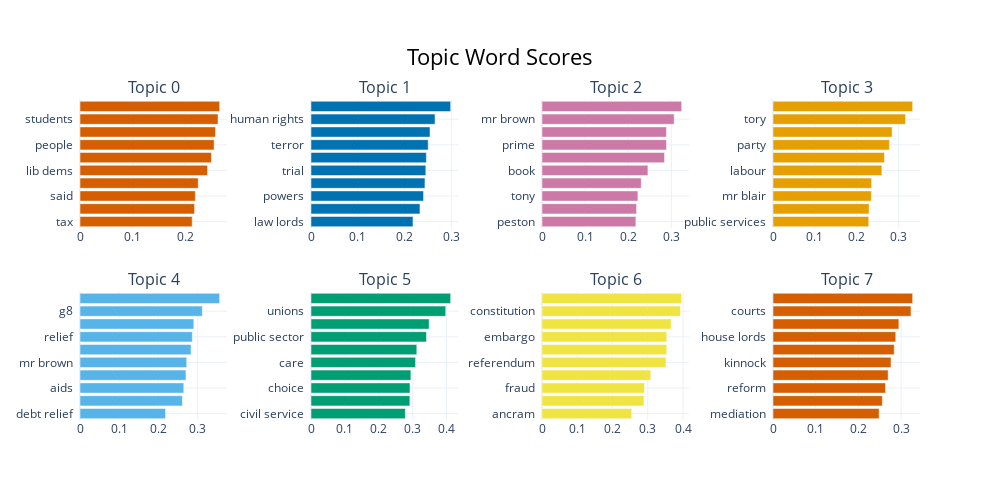

This figure's notebook cell:
### Code cell
# Visualise the topics and their keywords
topic_model.visualize_barchart(n_words=10)

### Figure 1 — Plotly figure (JSON) as saved in the notebook; plotly's stock layout.template omitted (floating-point values rounded to 4 significant figures)
{"data": [{"marker": {"color": "#D55E00"}, "orientation": "h", "type": "bar", "x": [0.2129, 0.2175, 0.2189, 0.2244, 0.242, 0.2495, 0.2546, 0.2571, 0.262, 0.2651], "xaxis": "x", "y": ["tax  ", "fees  ", "said  ", "marketing  ", "lib dems  ", "education  ", "people  ", "mr kennedy  ", "students  ", "party  "], "yaxis": "y"}, {"marker": {"color": "#0072B2"}, "orientation": "h", "type": "bar", "x": [0.2179, 0.2328, 0.2405, 0.2435, 0.2453, 0.2465, 0.2504, 0.2543, 0.265, 0.2984], "xaxis": "x2", "y": ["law lords  ", "home secretary  ", "powers  ", "drinking  ", "trial  ", "said  ", "terror  ", "suspects  ", "human rights  ", "police  "], "yaxis": "y2"}, {"marker": {"color": "#CC79A7"}, "orientation": "h", "type": "bar", "x": [0.2177, 0.2192, 0.2224, 0.2301, 0.2456, 0.2841, 0.2886, 0.2887, 0.3065, 0.3239], "xaxis": "x3", "y": ["peston  ", "new labour  ", "tony  ", "mr milburn  ", "book  ", "election  ", "prime  ", "prime minister  ", "mr brown  ", "mr blair  "], "yaxis": "y3"}, {"marker": {"color": "#E69F00"}, "orientation": "h", "type": "bar", "x": [0.2287, 0.2295, 0.2349, 0.2355, 0.2601, 0.2662, 0.278, 0.2845, 0.3164, 0.3336], "xaxis": "x4", "y": ["public services  ", "plans  ", "mr blair  ", "jackson  ", "labour  ", "tax cuts  ", "party  ", "spending  ", "tory  ", "mr howard  "], "yaxis": "y4"}, {"marker": {"color": "#56B4E9"}, "orientation": "h", "type": "bar", "x": [0.2186, 0.2617, 0.2652, 0.2707, 0.2727, 0.2838, 0.2871, 0.2908, 0.3126, 0.3569], "xaxis": "x5", "y": ["debt relief  ", "donations  ", "aids  ", "tsunami  ", "mr brown  ", "countries  ", "relief  ", "poverty  ", "g8  ", "aid  "], "yaxis": "y5"}, {"marker": {"color": "#009E73"}, "orientation": "h", "type": "bar", "x": [0.2784, 0.2917, 0.292, 0.2947, 0.3085, 0.3121, 0.3407, 0.3485, 0.3975, 0.412], "xaxis": "x6", "y": ["civil service  ", "jobs  ", "choice  ", "unison  ", "care  ", "strike  ", "public sector  ", "pensions  ", "unions  ", "workers  "], "yaxis": "y6"}, {"marker": {"color": "#F0E442"}, "orientation": "h", "type": "bar", "x": [0.2545, 0.2893, 0.2907, 0.3085, 0.3516, 0.3537, 0.3537, 0.3662, 0.3925, 0.396], "xaxis": "x7", "y": ["ancram  ", "foreign secretary  ", "fraud  ", "arms  ", "referendum  ", "turkey  ", "embargo  ", "china  ", "constitution  ", "straw  "], "yaxis": "y7"}, {"marker": {"color": "#D55E00"}, "orientation": "h", "type": "bar", "x": [0.2485, 0.256, 0.2635, 0.2696, 0.2764, 0.2839, 0.2875, 0.2948, 0.3232, 0.3271], "xaxis": "x8", "y": ["mediation  ", "peers  ", "reform  ", "marry  ", "kinnock  ", "access  ", "house lords  ", "falconer  ", "courts  ", "lord chancellor  "], "yaxis": "y8"}], "layout": {"annotations": [{"font": {"size": 16}, "showarrow": false, "text": "Topic 0", "x": 0.0875, "xanchor": "center", "xref": "paper", "y": 1, "yanchor": "bottom", "yref": "paper"}, {"font": {"size": 16}, "showarrow": false, "text": "Topic 1", "x": 0.3625, "xanchor": "center", "xref": "paper", "y": 1, "yanchor": "bottom", "yref": "paper"}, {"font": {"size": 16}, "showarrow": false, "text": "Topic 2", "x": 0.6375, "xanchor": "center", "xref": "paper", "y": 1, "yanchor": "bottom", "yref": "paper"}, {"font": {"size": 16}, "showarrow": false, "text": "Topic 3", "x": 0.9125, "xanchor": "center", "xref": "paper", "y": 1, "yanchor": "bottom", "yref": "paper"}, {"font": {"size": 16}, "showarrow": false, "text": "Topic 4", "x": 0.0875, "xanchor": "center", "xref": "paper", "y": 0.4, "yanchor": "bottom", "yref": "paper"}, {"font": {"size": 16}, "showarrow": false, "text": "Topic 5", "x": 0.3625, "xanchor": "center", "xref": "paper", "y": 0.4, "yanchor": "bottom", "yref": "paper"}, {"font": {"size": 16}, "showarrow": false, "text": "Topic 6", "x": 0.6375, "xanchor": "center", "xref": "paper", "y": 0.4, "yanchor": "bottom", "yref": "paper"}, {"font": {"size": 16}, "showarrow": false, "text": "Topic 7", "x": 0.9125, "xanchor": "center", "xref": "paper", "y": 0.4, "yanchor": "bottom", "yref": "paper"}], "height": 500, "hoverlabel": {"bgcolor": "white", "font": {"family": "Rockwell", "size": 16}}, "showlegend": false, "title": {"font": {"color": "Black", "size": 22}, "text": "Topic Word Scores", "x": 0.5, "xanchor": "center", "yanchor": "top"}, "width": 1000, "xaxis": {"anchor": "y", "domain": [0, 0.175], "showgrid": true}, "xaxis2": {"anchor": "y2", "domain": [0.275, 0.45], "showgrid": true}, "xaxis3": {"anchor": "y3", "domain": [0.55, 0.725], "showgrid": true}, "xaxis4": {"anchor": "y4", "domain": [0.825, 1], "showgrid": true}, "xaxis5": {"anchor": "y5", "domain": [0, 0.175], "showgrid": true}, "xaxis6": {"anchor": "y6", "domain": [0.275, 0.45], "showgrid": true}, "xaxis7": {"anchor": "y7", "domain": [0.55, 0.725], "showgrid": true}, "xaxis8": {"anchor": "y8", "domain": [0.825, 1], "showgrid": true}, "yaxis": {"anchor": "x", "domain": [0.6, 1], "showgrid": true}, "yaxis2": {"anchor": "x2", "domain": [0.6, 1], "showgrid": true}, "yaxis3": {"anchor": "x3", "domain": [0.6, 1], "showgrid": true}, "yaxis4": {"anchor": "x4", "domain": [0.6, 1], "showgrid": true}, "yaxis5": {"anchor": "x5", "domain": [0, 0.4], "showgrid": true}, "yaxis6": {"anchor": "x6", "domain": [0, 0.4], "showgrid": true}, "yaxis7": {"anchor": "x7", "domain": [0, 0.4], "showgrid": true}, "yaxis8": {"anchor": "x8", "domain": [0, 0.4], "showgrid": true}}}
